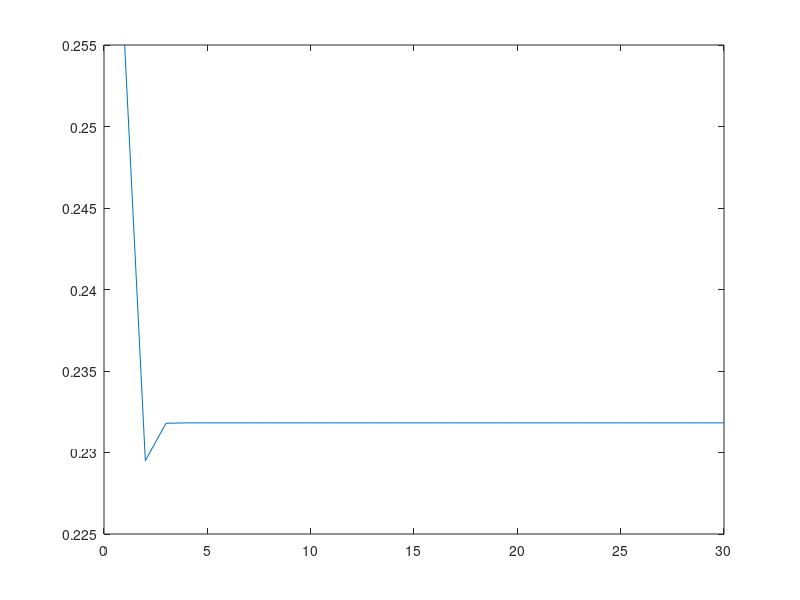

MATLAB code for this plot:
%1. Considere a seguinte situac¸ao e responda ˜ as al ` ´ıneas abaixo:
%Um aluno do primeiro ano de um curso de Engenharia tem todas as semanas 2 aulas Teorico-Pr ´ aticas de ´
%uma Unidade Curricular X as 9:00, ` as quartas e sextas. `
%Todos os dias que tem aulas desta UC, o aluno decide se vai a aula ou n ` ao da seguinte forma: Se tiver ˜
%estado presente na aula anterior a probabilidade de ir a aula ` e 70%; se faltou ´ a anterior, a probabilidade `
%de ir e 80%. ´
%(d) Represente num grafico a probabilidade de faltar a cada uma das 30 aulas, assumindo que a proba- ´
%bilidade de estar presente na primeira aula e de 85%. 
%estar presente = 1 | não estar = 2
T = [0.7 0.8 ; 0.3 0.2];
x0 = [0.85; 0];
t = T;
val = zeros(1, 30);
y = (1:30);
for i = y
    temp = t * x0;
    val(i) = temp(2);
    t = t*t;
end
plot(y, val)
val